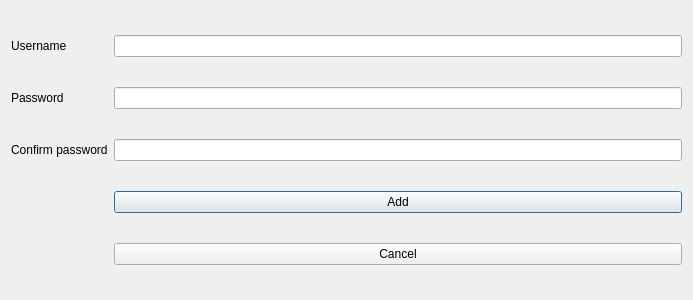
<?xml version="1.0" encoding="UTF-8"?>
<ui version="4.0">
 <class>new_admin</class>
 <widget class="QDialog" name="new_admin">
  <property name="geometry">
   <rect>
    <x>0</x>
    <y>0</y>
    <width>693</width>
    <height>300</height>
   </rect>
  </property>
  <property name="windowTitle">
   <string>Dialog</string>
  </property>
  <layout class="QGridLayout" name="gridLayout">
   <item row="2" column="0">
    <widget class="QLabel" name="label_2">
     <property name="text">
      <string>Password</string>
     </property>
    </widget>
   </item>
   <item row="3" column="1">
    <widget class="QLineEdit" name="txt_pass2">
     <property name="echoMode">
      <enum>QLineEdit::Password</enum>
     </property>
    </widget>
   </item>
   <item row="4" column="1">
    <widget class="QPushButton" name="pushButton">
     <property name="sizePolicy">
      <sizepolicy hsizetype="Minimum" vsizetype="Fixed">
       <horstretch>0</horstretch>
       <verstretch>0</verstretch>
      </sizepolicy>
     </property>
     <property name="minimumSize">
      <size>
       <width>0</width>
       <height>0</height>
      </size>
     </property>
     <property name="maximumSize">
      <size>
       <width>16777215</width>
       <height>16777215</height>
      </size>
     </property>
     <property name="text">
      <string>Add</string>
     </property>
    </widget>
   </item>
   <item row="2" column="1">
    <widget class="QLineEdit" name="txt_pass1">
     <property name="echoMode">
      <enum>QLineEdit::Password</enum>
     </property>
    </widget>
   </item>
   <item row="1" column="0">
    <widget class="QLabel" name="label">
     <property name="text">
      <string>Username</string>
     </property>
    </widget>
   </item>
   <item row="1" column="1">
    <widget class="QLineEdit" name="txt_username"/>
   </item>
   <item row="3" column="0">
    <widget class="QLabel" name="label_3">
     <property name="text">
      <string>Confirm password</string>
     </property>
    </widget>
   </item>
   <item row="5" column="1">
    <widget class="QPushButton" name="pushButton_2">
     <property name="text">
      <string>Cancel</string>
     </property>
    </widget>
   </item>
  </layout>
 </widget>
 <tabstops>
  <tabstop>txt_username</tabstop>
  <tabstop>txt_pass1</tabstop>
  <tabstop>txt_pass2</tabstop>
  <tabstop>pushButton</tabstop>
  <tabstop>pushButton_2</tabstop>
 </tabstops>
 <resources/>
 <connections/>
</ui>
